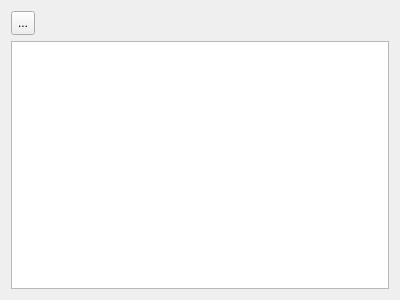
<?xml version="1.0" encoding="UTF-8"?>
<ui version="4.0">
 <class>NewViewForm</class>
 <widget class="QWidget" name="NewViewForm">
  <property name="geometry">
   <rect>
    <x>0</x>
    <y>0</y>
    <width>400</width>
    <height>300</height>
   </rect>
  </property>
  <property name="windowTitle">
   <string>Form</string>
  </property>
  <layout class="QVBoxLayout" name="verticalLayout">
   <item>
    <layout class="QVBoxLayout" name="verticalLayout_2">
     <item>
      <layout class="QHBoxLayout" name="horizontalLayout">
       <item>
        <widget class="QToolButton" name="btnSave">
         <property name="minimumSize">
          <size>
           <width>24</width>
           <height>24</height>
          </size>
         </property>
         <property name="maximumSize">
          <size>
           <width>24</width>
           <height>24</height>
          </size>
         </property>
         <property name="toolTip">
          <string>Save SQL to a file</string>
         </property>
         <property name="statusTip">
          <string>Save SQL to a file</string>
         </property>
         <property name="text">
          <string>...</string>
         </property>
         <property name="icon">
          <iconset resource="dbm.qrc">
           <normaloff>:/images/actions/images/actions/filesave.png</normaloff>:/images/actions/images/actions/filesave.png</iconset>
         </property>
        </widget>
       </item>
       <item>
        <spacer name="horizontalSpacer">
         <property name="orientation">
          <enum>Qt::Horizontal</enum>
         </property>
         <property name="sizeHint" stdset="0">
          <size>
           <width>40</width>
           <height>20</height>
          </size>
         </property>
        </spacer>
       </item>
      </layout>
     </item>
     <item>
      <widget class="QTextEdit" name="textEdit"/>
     </item>
    </layout>
   </item>
  </layout>
 </widget>
 <resources>
  <include location="dbm.qrc"/>
 </resources>
 <connections/>
</ui>
